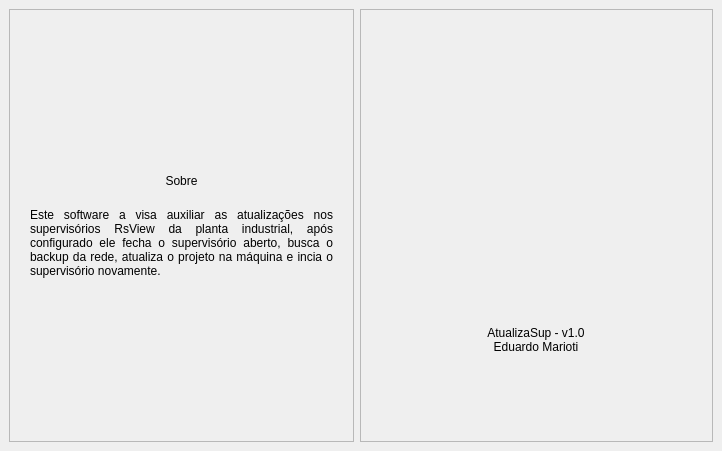
<?xml version="1.0" encoding="UTF-8"?>
<ui version="4.0">
 <class>app_pages</class>
 <widget class="QStackedWidget" name="app_pages">
  <property name="geometry">
   <rect>
    <x>0</x>
    <y>0</y>
    <width>722</width>
    <height>451</height>
   </rect>
  </property>
  <property name="sizePolicy">
   <sizepolicy hsizetype="Expanding" vsizetype="Expanding">
    <horstretch>0</horstretch>
    <verstretch>0</verstretch>
   </sizepolicy>
  </property>
  <property name="windowTitle">
   <string>StackedWidget</string>
  </property>
  <property name="styleSheet">
   <string notr="true">*{
	font: 10pt &quot;Consolas&quot;; 
	color: #D0D0D0;
	background-color: #303030;
}

QGroupBox {
	font: 700 12pt &quot;Consolas&quot;; 
	color: #D0D0D0;
    border: none;
	border-top: 2px solid #D0D0D0;
    margin-top: 10px;
	margin-left: 15px;
	margin-right: 15px;
}

QGroupBox::title  {
    subcontrol-origin: margin;
    subcontrol-position: top center;
	padding: 0px 10px;
}

QPushButton{
	background-color: #404040;
	border: 1px solid #202020;
	border-radius: 2px;	
	min-width: 20ex;
	padding: 3px;
}

QPushButton:hover{
	background-color: #505050;
}

QPushButton:pressed{
	background-color: #202020;	
}

QCheckBox {
    spacing: 5px;
}

QCheckBox::indicator {
    width: 9px;
    height: 9px;
	background-color: #404040;
	border: 1px solid #202020;
	border-radius: 2px;	
}

QCheckBox::indicator:checked {
    background-color: #6EF0D2;
}

QCheckBox::indicator:unchecked:hover {
	border: 1px solid #6EF0D2;
}

QCheckBox::indicator:disabled{
	border: 1px solid #202020;
	background-color: #303030;
}

QCheckBox::disabled{
	color:  #505050;
}

QLineEdit {
    border: 1px solid #202020;
    border-radius: 2px;
    padding: 0 8px;
    background: #404040;
    
}

QLineEdit:focus{
	border-color: #6EF0D2;
	background: #505050;
}

QLineEdit:hover {
	background: #505050;
}

QLineEdit[text=\&quot;\&quot;]{ color:red; }

QLabel#label_tittle_about{
	font: 700 14pt &quot;Consolas&quot;;
}

</string>
  </property>
  <property name="currentIndex">
   <number>2</number>
  </property>
  <widget class="QWidget" name="page_home">
   <layout class="QVBoxLayout" name="verticalLayout">
    <item>
     <widget class="QGroupBox" name="group_update">
      <property name="title">
       <string>Opções de Atualização</string>
      </property>
      <layout class="QVBoxLayout" name="verticalLayout_4">
       <property name="leftMargin">
        <number>10</number>
       </property>
       <property name="topMargin">
        <number>10</number>
       </property>
       <property name="rightMargin">
        <number>10</number>
       </property>
       <property name="bottomMargin">
        <number>0</number>
       </property>
       <item>
        <widget class="QLabel" name="label_update">
         <property name="minimumSize">
          <size>
           <width>0</width>
           <height>0</height>
          </size>
         </property>
         <property name="maximumSize">
          <size>
           <width>16777215</width>
           <height>16777215</height>
          </size>
         </property>
         <property name="text">
          <string>Esta opção busca os arquivos atualizados da rede industrial, o local pode ser ajustado na aba &quot;Configurações&quot;. Selecione os itens que deseja atualizar.</string>
         </property>
         <property name="alignment">
          <set>Qt::AlignJustify|Qt::AlignVCenter</set>
         </property>
         <property name="wordWrap">
          <bool>true</bool>
         </property>
        </widget>
       </item>
       <item>
        <widget class="QFrame" name="frame_optiond_update">
         <property name="minimumSize">
          <size>
           <width>0</width>
           <height>80</height>
          </size>
         </property>
         <property name="maximumSize">
          <size>
           <width>16777215</width>
           <height>80</height>
          </size>
         </property>
         <property name="frameShape">
          <enum>QFrame::StyledPanel</enum>
         </property>
         <property name="frameShadow">
          <enum>QFrame::Raised</enum>
         </property>
         <layout class="QGridLayout" name="gridLayout">
          <property name="bottomMargin">
           <number>0</number>
          </property>
          <item row="0" column="1">
           <widget class="QCheckBox" name="check_tag">
            <property name="text">
             <string>TAG Database (.DB)</string>
            </property>
           </widget>
          </item>
          <item row="0" column="0">
           <widget class="QCheckBox" name="check_gfx">
            <property name="text">
             <string>Displays (.Gfx)</string>
            </property>
           </widget>
          </item>
          <item row="0" column="2">
           <widget class="QCheckBox" name="check_uptade_all">
            <property name="text">
             <string>Atualização completa</string>
            </property>
           </widget>
          </item>
          <item row="1" column="0">
           <widget class="QCheckBox" name="check_datalog">
            <property name="text">
             <string>Datalog (.mdf)</string>
            </property>
           </widget>
          </item>
          <item row="1" column="1">
           <widget class="QCheckBox" name="check_users">
            <property name="text">
             <string>Users (.act)</string>
            </property>
           </widget>
          </item>
         </layout>
        </widget>
       </item>
       <item>
        <widget class="QFrame" name="frame_update">
         <property name="minimumSize">
          <size>
           <width>0</width>
           <height>100</height>
          </size>
         </property>
         <property name="maximumSize">
          <size>
           <width>16777215</width>
           <height>100</height>
          </size>
         </property>
         <property name="frameShape">
          <enum>QFrame::StyledPanel</enum>
         </property>
         <property name="frameShadow">
          <enum>QFrame::Raised</enum>
         </property>
         <layout class="QHBoxLayout" name="horizontalLayout_3">
          <property name="bottomMargin">
           <number>0</number>
          </property>
          <item>
           <widget class="QFrame" name="frame_confirmation">
            <property name="minimumSize">
             <size>
              <width>500</width>
              <height>0</height>
             </size>
            </property>
            <property name="maximumSize">
             <size>
              <width>500</width>
              <height>16777215</height>
             </size>
            </property>
            <property name="frameShape">
             <enum>QFrame::StyledPanel</enum>
            </property>
            <property name="frameShadow">
             <enum>QFrame::Raised</enum>
            </property>
            <layout class="QVBoxLayout" name="verticalLayout_8">
             <property name="leftMargin">
              <number>0</number>
             </property>
             <property name="topMargin">
              <number>0</number>
             </property>
             <property name="rightMargin">
              <number>0</number>
             </property>
             <property name="bottomMargin">
              <number>0</number>
             </property>
             <item>
              <widget class="QLabel" name="label_confirmation">
               <property name="minimumSize">
                <size>
                 <width>0</width>
                 <height>0</height>
                </size>
               </property>
               <property name="text">
                <string>Os arquivos atuais da máquina serão sobrescritos, deseja continuar?</string>
               </property>
               <property name="alignment">
                <set>Qt::AlignCenter</set>
               </property>
               <property name="wordWrap">
                <bool>true</bool>
               </property>
              </widget>
             </item>
             <item alignment="Qt::AlignHCenter">
              <widget class="QFrame" name="frame_buttons_confirmation">
               <property name="maximumSize">
                <size>
                 <width>300</width>
                 <height>16777215</height>
                </size>
               </property>
               <property name="frameShape">
                <enum>QFrame::StyledPanel</enum>
               </property>
               <property name="frameShadow">
                <enum>QFrame::Raised</enum>
               </property>
               <layout class="QHBoxLayout" name="horizontalLayout_4">
                <property name="spacing">
                 <number>5</number>
                </property>
                <property name="leftMargin">
                 <number>0</number>
                </property>
                <property name="topMargin">
                 <number>0</number>
                </property>
                <property name="rightMargin">
                 <number>0</number>
                </property>
                <property name="bottomMargin">
                 <number>0</number>
                </property>
                <item>
                 <widget class="QPushButton" name="button_confirm_uptade">
                  <property name="maximumSize">
                   <size>
                    <width>128</width>
                    <height>16777215</height>
                   </size>
                  </property>
                  <property name="text">
                   <string>Sim</string>
                  </property>
                  <property name="checkable">
                   <bool>false</bool>
                  </property>
                 </widget>
                </item>
                <item>
                 <widget class="QPushButton" name="button_cancel_uptade">
                  <property name="maximumSize">
                   <size>
                    <width>128</width>
                    <height>16777215</height>
                   </size>
                  </property>
                  <property name="text">
                   <string>Não</string>
                  </property>
                  <property name="checkable">
                   <bool>false</bool>
                  </property>
                 </widget>
                </item>
               </layout>
              </widget>
             </item>
            </layout>
           </widget>
          </item>
          <item>
           <widget class="QPushButton" name="button_uptade">
            <property name="maximumSize">
             <size>
              <width>128</width>
              <height>16777215</height>
             </size>
            </property>
            <property name="text">
             <string>Atualizar</string>
            </property>
            <property name="checkable">
             <bool>false</bool>
            </property>
           </widget>
          </item>
         </layout>
        </widget>
       </item>
      </layout>
     </widget>
    </item>
    <item>
     <widget class="QGroupBox" name="group_reboot">
      <property name="minimumSize">
       <size>
        <width>0</width>
        <height>130</height>
       </size>
      </property>
      <property name="maximumSize">
       <size>
        <width>16777215</width>
        <height>130</height>
       </size>
      </property>
      <property name="title">
       <string>Reiniciar</string>
      </property>
      <layout class="QVBoxLayout" name="verticalLayout_5">
       <property name="leftMargin">
        <number>10</number>
       </property>
       <property name="topMargin">
        <number>0</number>
       </property>
       <property name="rightMargin">
        <number>10</number>
       </property>
       <item>
        <widget class="QLabel" name="label_reboot">
         <property name="minimumSize">
          <size>
           <width>0</width>
           <height>40</height>
          </size>
         </property>
         <property name="maximumSize">
          <size>
           <width>16777215</width>
           <height>40</height>
          </size>
         </property>
         <property name="text">
          <string>Esta opção reinicia o supervisório RsView, fechando todos os serviços e processos necessários para que o supervisório inicie corretamente.</string>
         </property>
         <property name="scaledContents">
          <bool>false</bool>
         </property>
         <property name="alignment">
          <set>Qt::AlignJustify|Qt::AlignVCenter</set>
         </property>
         <property name="wordWrap">
          <bool>true</bool>
         </property>
        </widget>
       </item>
       <item alignment="Qt::AlignHCenter">
        <widget class="QPushButton" name="button_reboot">
         <property name="styleSheet">
          <string notr="true"/>
         </property>
         <property name="text">
          <string>Reiniciar</string>
         </property>
        </widget>
       </item>
      </layout>
     </widget>
    </item>
   </layout>
  </widget>
  <widget class="QWidget" name="page_settings">
   <layout class="QVBoxLayout" name="verticalLayout_2">
    <item>
     <widget class="QGroupBox" name="group_settings">
      <property name="title">
       <string>Origem e desitino</string>
      </property>
      <layout class="QVBoxLayout" name="verticalLayout_6">
       <property name="leftMargin">
        <number>20</number>
       </property>
       <property name="topMargin">
        <number>9</number>
       </property>
       <property name="rightMargin">
        <number>20</number>
       </property>
       <property name="bottomMargin">
        <number>20</number>
       </property>
       <item>
        <widget class="QLabel" name="label_link">
         <property name="minimumSize">
          <size>
           <width>0</width>
           <height>60</height>
          </size>
         </property>
         <property name="maximumSize">
          <size>
           <width>16777215</width>
           <height>60</height>
          </size>
         </property>
         <property name="text">
          <string>Informe o endereço na rede do supervisorio atualizado, e o local para onde deverá ser copiado. Após salvar, o programa trabalhará nestes endereços até a próxima intervenção.</string>
         </property>
         <property name="alignment">
          <set>Qt::AlignJustify|Qt::AlignVCenter</set>
         </property>
         <property name="wordWrap">
          <bool>true</bool>
         </property>
        </widget>
       </item>
       <item alignment="Qt::AlignVCenter">
        <widget class="QFrame" name="frame_origin_detination">
         <property name="minimumSize">
          <size>
           <width>0</width>
           <height>0</height>
          </size>
         </property>
         <property name="maximumSize">
          <size>
           <width>16777215</width>
           <height>16777215</height>
          </size>
         </property>
         <property name="frameShape">
          <enum>QFrame::StyledPanel</enum>
         </property>
         <property name="frameShadow">
          <enum>QFrame::Raised</enum>
         </property>
         <layout class="QFormLayout" name="formLayout">
          <property name="labelAlignment">
           <set>Qt::AlignLeading|Qt::AlignLeft|Qt::AlignTop</set>
          </property>
          <property name="horizontalSpacing">
           <number>10</number>
          </property>
          <property name="verticalSpacing">
           <number>10</number>
          </property>
          <item row="0" column="0">
           <widget class="QLabel" name="label_source">
            <property name="text">
             <string>Origem:</string>
            </property>
           </widget>
          </item>
          <item row="0" column="1">
           <widget class="QLineEdit" name="line_edit_source">
            <property name="sizePolicy">
             <sizepolicy hsizetype="Preferred" vsizetype="Preferred">
              <horstretch>0</horstretch>
              <verstretch>0</verstretch>
             </sizepolicy>
            </property>
            <property name="text">
             <string>C:\Users\eduma\OneDrive\Área de Trabalho\ORIGEM</string>
            </property>
            <property name="frame">
             <bool>true</bool>
            </property>
            <property name="placeholderText">
             <string>ex: \\10.31.3.166\Supervisorio Caldeira atual</string>
            </property>
            <property name="clearButtonEnabled">
             <bool>false</bool>
            </property>
           </widget>
          </item>
          <item row="2" column="0">
           <widget class="QLabel" name="label_destination">
            <property name="text">
             <string>Destino:</string>
            </property>
           </widget>
          </item>
          <item row="2" column="1">
           <widget class="QLineEdit" name="line_edit_destination">
            <property name="sizePolicy">
             <sizepolicy hsizetype="Preferred" vsizetype="Preferred">
              <horstretch>0</horstretch>
              <verstretch>0</verstretch>
             </sizepolicy>
            </property>
            <property name="text">
             <string>C:\Users\eduma\OneDrive\Área de Trabalho\DESTINO</string>
            </property>
            <property name="placeholderText">
             <string>ex: C:\Supervisorio Caldeira Atual</string>
            </property>
           </widget>
          </item>
         </layout>
        </widget>
       </item>
       <item>
        <spacer name="verticalSpacer">
         <property name="orientation">
          <enum>Qt::Vertical</enum>
         </property>
         <property name="sizeHint" stdset="0">
          <size>
           <width>20</width>
           <height>40</height>
          </size>
         </property>
        </spacer>
       </item>
       <item alignment="Qt::AlignHCenter">
        <widget class="QPushButton" name="button_save">
         <property name="text">
          <string>Salvar</string>
         </property>
        </widget>
       </item>
      </layout>
     </widget>
    </item>
   </layout>
  </widget>
  <widget class="QWidget" name="page_about">
   <layout class="QHBoxLayout" name="horizontalLayout">
    <item>
     <widget class="QFrame" name="frame_about">
      <property name="frameShape">
       <enum>QFrame::StyledPanel</enum>
      </property>
      <property name="frameShadow">
       <enum>QFrame::Raised</enum>
      </property>
      <layout class="QVBoxLayout" name="verticalLayout_7">
       <property name="spacing">
        <number>20</number>
       </property>
       <property name="leftMargin">
        <number>20</number>
       </property>
       <property name="rightMargin">
        <number>20</number>
       </property>
       <item>
        <spacer name="verticalSpacer_3">
         <property name="orientation">
          <enum>Qt::Vertical</enum>
         </property>
         <property name="sizeHint" stdset="0">
          <size>
           <width>20</width>
           <height>40</height>
          </size>
         </property>
        </spacer>
       </item>
       <item alignment="Qt::AlignVCenter">
        <widget class="QLabel" name="label_tittle_about">
         <property name="text">
          <string>Sobre</string>
         </property>
         <property name="alignment">
          <set>Qt::AlignCenter</set>
         </property>
        </widget>
       </item>
       <item alignment="Qt::AlignVCenter">
        <widget class="QLabel" name="label_about">
         <property name="text">
          <string>Este software a visa auxiliar as atualizações nos supervisórios RsView da planta industrial, após configurado ele fecha o supervisório aberto, busca o backup da rede, atualiza o projeto na máquina e incia o supervisório novamente.</string>
         </property>
         <property name="textFormat">
          <enum>Qt::AutoText</enum>
         </property>
         <property name="scaledContents">
          <bool>false</bool>
         </property>
         <property name="alignment">
          <set>Qt::AlignJustify|Qt::AlignVCenter</set>
         </property>
         <property name="wordWrap">
          <bool>true</bool>
         </property>
        </widget>
       </item>
       <item>
        <spacer name="verticalSpacer_2">
         <property name="orientation">
          <enum>Qt::Vertical</enum>
         </property>
         <property name="sizeHint" stdset="0">
          <size>
           <width>20</width>
           <height>40</height>
          </size>
         </property>
        </spacer>
       </item>
      </layout>
     </widget>
    </item>
    <item>
     <widget class="QFrame" name="frame_author">
      <property name="frameShape">
       <enum>QFrame::StyledPanel</enum>
      </property>
      <property name="frameShadow">
       <enum>QFrame::Raised</enum>
      </property>
      <layout class="QVBoxLayout" name="verticalLayout_3">
       <property name="bottomMargin">
        <number>20</number>
       </property>
       <item alignment="Qt::AlignHCenter">
        <widget class="QLabel" name="label_logo">
         <property name="minimumSize">
          <size>
           <width>333</width>
           <height>290</height>
          </size>
         </property>
         <property name="maximumSize">
          <size>
           <width>333</width>
           <height>290</height>
          </size>
         </property>
         <property name="text">
          <string/>
         </property>
         <property name="pixmap">
          <pixmap>../images/logo/logo-and-text-white-3700px-3200px.png</pixmap>
         </property>
         <property name="scaledContents">
          <bool>true</bool>
         </property>
        </widget>
       </item>
       <item alignment="Qt::AlignHCenter|Qt::AlignVCenter">
        <widget class="QLabel" name="label_software">
         <property name="text">
          <string>AtualizaSup - v1.0
Eduardo Marioti</string>
         </property>
         <property name="alignment">
          <set>Qt::AlignCenter</set>
         </property>
        </widget>
       </item>
       <item alignment="Qt::AlignHCenter">
        <widget class="QLabel" name="label_author">
         <property name="text">
          <string/>
         </property>
        </widget>
       </item>
      </layout>
     </widget>
    </item>
   </layout>
  </widget>
 </widget>
 <resources/>
 <connections/>
</ui>
